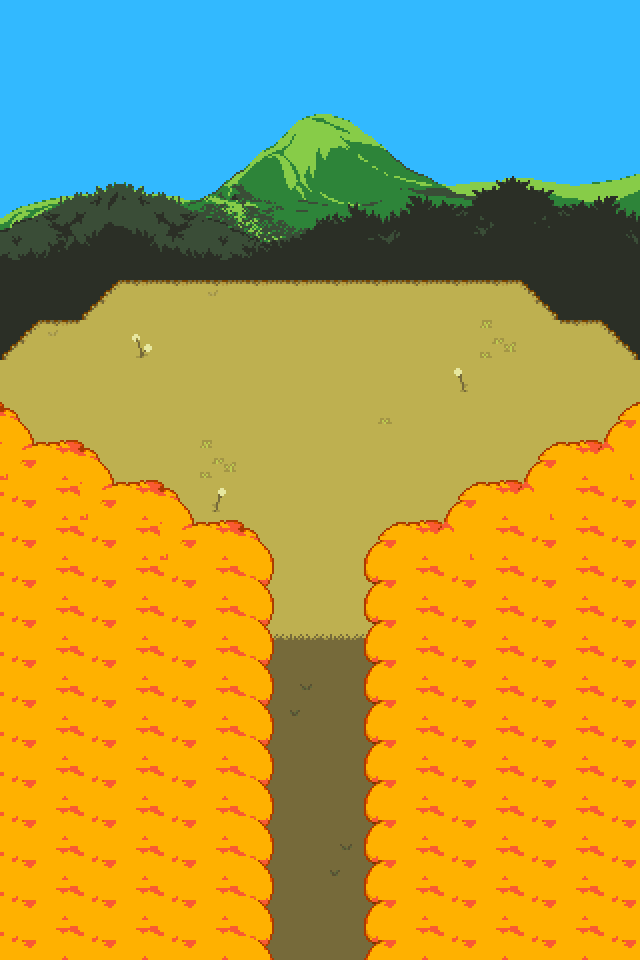

This game map was drawn from its Tiled (.tmx) file and the tilesets committed beside it. A one-line description and the full map source follow:
An orthogonal 16x24 tile map with 40x40 px tiles, 4 tile layers (Tile Layer 2, Tile Layer 3, Tile Layer 1, Tile Layer 4), 1 image layer and 11 objects (ebott_bgclouds, transition, interactable, entry_pre_ebott).

<map version="1.11" tiledversion="1.11.0" orientation="orthogonal" renderorder="right-down" width="16" height="24" tilewidth="40" tileheight="40" infinite="0" backgroundcolor="#32b9ff" nextlayerid="10" nextobjectid="14">
 <editorsettings>
  <export target="data.lua" format="lua" />
 </editorsettings>
 <properties>
  <property name="border" value="leaves" />
  <property name="light" type="bool" value="true" />
  <property name="music" value="deltarune/mus_birdnoise" />
 </properties>
 <tileset firstgid="1" source="../../../../../tilesets/hometown.tsx" />
 <objectgroup color="#ff0000" id="9" name="objects_bg">
  <object id="11" name="ebott_bgclouds" x="0" y="0" />
 </objectgroup>
 <imagelayer id="8" name="bg" offsetx="0" offsety="40" parallaxy="0.9">
  <image source="../../../../../../../assets/sprites/world/maps/ebott/overview.png" width="640" height="320" />
 </imagelayer>
 <layer id="2" name="Tile Layer 2" width="16" height="24">
  <data encoding="csv">
0,0,0,0,0,0,0,0,0,0,0,0,0,0,0,0,
0,0,0,0,0,0,0,0,0,0,0,0,0,0,0,0,
0,0,0,0,0,0,0,0,0,0,0,0,0,0,0,0,
0,0,0,0,0,0,0,0,0,0,0,0,0,0,0,0,
0,0,0,0,0,0,0,0,0,0,0,0,0,0,0,0,
0,0,0,0,0,0,0,0,0,0,0,0,0,0,0,0,
0,0,0,0,0,0,0,0,0,0,0,0,0,0,0,0,
0,0,51,261,261,261,261,261,261,261,261,261,261,53,0,0,
51,261,272,37,272,272,272,272,272,272,272,272,39,272,261,53,
272,272,272,272,272,272,272,272,272,272,272,272,272,272,272,272,
272,272,272,272,272,272,272,272,272,42,272,272,272,272,272,272,
60,272,272,272,272,39,272,272,272,272,272,272,272,272,272,60,
0,272,272,272,272,272,272,272,272,272,272,272,272,272,272,0,
0,272,272,272,272,272,272,272,272,272,272,272,272,272,0,0,
0,0,0,0,0,0,272,272,272,272,0,0,0,0,0,0,
0,0,0,0,0,0,272,272,272,272,0,0,0,0,0,0,
0,0,0,0,0,0,272,272,272,272,0,0,0,0,0,0,
0,0,0,0,0,0,272,272,272,272,0,0,0,0,0,0,
0,0,0,0,0,0,272,272,272,272,0,0,0,0,0,0,
0,0,0,0,0,0,272,272,272,272,0,0,0,0,0,0,
0,0,0,0,0,0,272,272,272,272,0,0,0,0,0,0,
0,0,0,0,0,0,272,272,272,272,0,0,0,0,0,0,
0,0,0,0,0,0,272,272,272,272,0,0,0,0,0,0,
0,0,0,0,0,0,272,272,272,272,0,0,0,0,0,0
</data>
 </layer>
 <layer id="3" name="Tile Layer 3" width="16" height="24">
  <data encoding="csv">
0,0,0,0,0,0,0,0,0,0,0,0,0,0,0,0,
0,0,0,0,0,0,0,0,0,0,0,0,0,0,0,0,
0,0,0,0,0,0,0,0,0,0,0,0,0,0,0,0,
0,0,0,0,0,0,0,0,0,0,0,0,0,0,0,0,
0,0,0,0,0,0,0,0,0,0,0,0,0,0,0,0,
0,0,0,0,0,0,0,0,0,0,0,0,0,0,0,0,
0,0,0,0,0,0,0,0,0,0,0,0,0,0,0,0,
0,0,0,0,0,49,0,0,0,0,0,0,0,0,0,0,
0,49,0,0,0,0,0,0,0,0,0,0,0,0,0,0,
0,0,0,0,0,0,0,0,0,0,0,38,0,0,0,0,
0,0,0,0,0,0,0,0,0,0,0,0,0,0,0,0,
0,0,0,0,0,0,0,0,0,0,0,0,0,0,0,0,
0,0,0,0,0,2147483686,0,0,0,0,0,0,0,0,0,0,
0,0,0,0,0,0,0,0,0,0,0,0,0,0,0,0,
0,0,0,0,0,0,0,0,0,0,0,0,0,0,0,0,
0,0,0,0,0,0,46,46,46,46,0,0,0,0,0,0,
0,0,0,0,0,0,57,57,57,57,0,0,0,0,0,0,
0,0,0,0,0,0,57,43,57,57,0,0,0,0,0,0,
0,0,0,0,0,0,57,57,57,57,0,0,0,0,0,0,
0,0,0,0,0,0,57,57,57,57,0,0,0,0,0,0,
0,0,0,0,0,0,57,57,57,57,0,0,0,0,0,0,
0,0,0,0,0,0,57,57,43,57,0,0,0,0,0,0,
0,0,0,0,0,0,57,57,57,57,0,0,0,0,0,0,
0,0,0,0,0,0,57,57,57,57,0,0,0,0,0,0
</data>
 </layer>
 <layer id="1" name="Tile Layer 1" width="16" height="24">
  <data encoding="csv">
0,0,0,0,0,0,0,0,0,0,0,0,0,0,0,0,
0,0,0,0,0,0,0,0,0,0,0,0,0,0,0,0,
0,0,0,0,0,0,0,0,0,0,0,0,0,0,0,0,
0,0,0,0,0,0,0,0,0,0,0,0,0,0,0,0,
0,0,0,0,0,0,0,0,0,0,0,0,0,0,0,0,
0,0,0,0,0,0,0,0,0,0,0,0,0,0,0,0,
0,0,0,0,0,0,0,0,0,0,0,0,0,0,0,0,
0,0,0,0,0,0,0,0,0,0,0,0,0,0,0,0,
0,0,0,0,0,0,0,0,0,0,0,0,0,0,0,0,
0,0,0,0,0,0,0,0,0,0,0,0,0,0,0,0,
0,0,0,0,0,0,0,0,0,0,0,0,0,0,0,0,
0,0,0,0,0,0,0,0,0,0,0,0,0,0,0,0,
151,0,0,0,0,0,0,0,0,0,0,0,0,0,0,151,
151,152,151,0,0,0,0,0,0,0,0,0,0,151,150,151,
151,152,151,152,0,0,0,0,0,0,0,151,150,151,150,151,
151,152,151,152,151,152,153,0,0,149,150,151,150,151,150,151,
151,152,151,152,151,152,153,0,0,149,150,151,150,151,150,151,
151,152,151,152,151,152,153,0,0,149,150,151,150,151,150,151,
151,152,151,152,151,152,153,0,0,149,150,151,150,151,150,151,
151,152,151,152,151,152,153,0,0,149,150,151,150,151,150,151,
151,152,151,152,151,152,153,0,0,149,150,151,150,151,150,151,
151,152,151,152,151,152,153,0,0,149,150,151,150,151,150,151,
151,152,151,152,151,152,153,0,0,149,150,151,150,151,150,151,
151,152,151,152,151,152,153,0,0,149,150,151,150,151,150,151
</data>
 </layer>
 <objectgroup color="#0000ff" id="4" name="collision">
  <object id="1" x="0" y="600" width="280" height="360" />
  <object id="2" x="360" y="600" width="280" height="360" />
  <object id="3" x="0" y="360">
   <polygon points="0,0 40,-40 80,-40 120,-80 520,-80 560,-40 600,-40 640,0 640,-120 0,-120" />
  </object>
  <object id="4" x="400" y="600">
   <polygon points="0,0 240,-160 240,0" />
  </object>
  <object id="5" x="240" y="600">
   <polygon points="0,0 -240,-160 -240,0" />
  </object>
  <object id="6" x="-40" y="360" width="40" height="80" />
  <object id="7" x="640" y="360" width="40" height="80" />
 </objectgroup>
 <objectgroup color="#ff00ff" id="5" name="objects">
  <object id="9" name="transition" x="280" y="940" width="80" height="40">
   <properties>
    <property name="facing" value="down" />
    <property name="map" value="light/hometown/secret_path" />
    <property name="marker" value="entry_up" />
   </properties>
  </object>
  <object id="13" name="interactable" x="200" y="240" width="240" height="40">
   <properties>
    <property name="cutscene" value="ebott.lookout" />
   </properties>
  </object>
 </objectgroup>
 <objectgroup color="#7f00ff" id="6" name="markers">
  <object id="10" name="entry_pre_ebott" x="320" y="920">
   <point />
  </object>
 </objectgroup>
 <layer id="7" name="Tile Layer 4" width="16" height="24">
  <data encoding="csv">
0,0,0,0,0,0,0,0,0,0,0,0,0,0,0,0,
0,0,0,0,0,0,0,0,0,0,0,0,0,0,0,0,
0,0,0,0,0,0,0,0,0,0,0,0,0,0,0,0,
0,0,0,0,0,0,0,0,0,0,0,0,0,0,0,0,
0,0,0,0,0,0,0,0,0,0,0,0,0,0,0,0,
0,0,0,0,0,0,0,0,0,0,0,0,0,0,0,0,
0,0,0,0,0,0,0,0,0,0,0,0,0,0,0,0,
0,0,0,0,0,0,0,0,0,0,0,0,0,0,0,0,
0,0,0,0,0,0,0,0,0,0,0,0,0,0,0,0,
0,0,0,0,0,0,0,0,0,0,0,0,0,0,0,0,
181,182,183,0,0,0,0,0,0,0,0,0,0,177,178,179,
192,193,194,182,183,0,0,0,0,0,0,177,178,188,189,190,
151,152,192,193,194,182,183,0,0,177,178,188,189,190,150,151,
0,0,151,152,192,193,194,0,0,188,189,190,150,151,0,0,
0,0,0,0,151,152,153,0,0,149,150,151,0,0,0,0,
0,0,0,0,0,0,0,0,0,0,0,0,0,0,0,0,
0,0,0,0,0,0,0,0,0,0,0,0,0,0,0,0,
0,0,0,0,0,0,0,0,0,0,0,0,0,0,0,0,
0,0,0,0,0,0,0,0,0,0,0,0,0,0,0,0,
0,0,0,0,0,0,0,0,0,0,0,0,0,0,0,0,
0,0,0,0,0,0,0,0,0,0,0,0,0,0,0,0,
0,0,0,0,0,0,0,0,0,0,0,0,0,0,0,0,
0,0,0,0,0,0,0,0,0,0,0,0,0,0,0,0,
0,0,0,0,0,0,0,0,0,0,0,0,0,0,0,0
</data>
 </layer>
</map>
